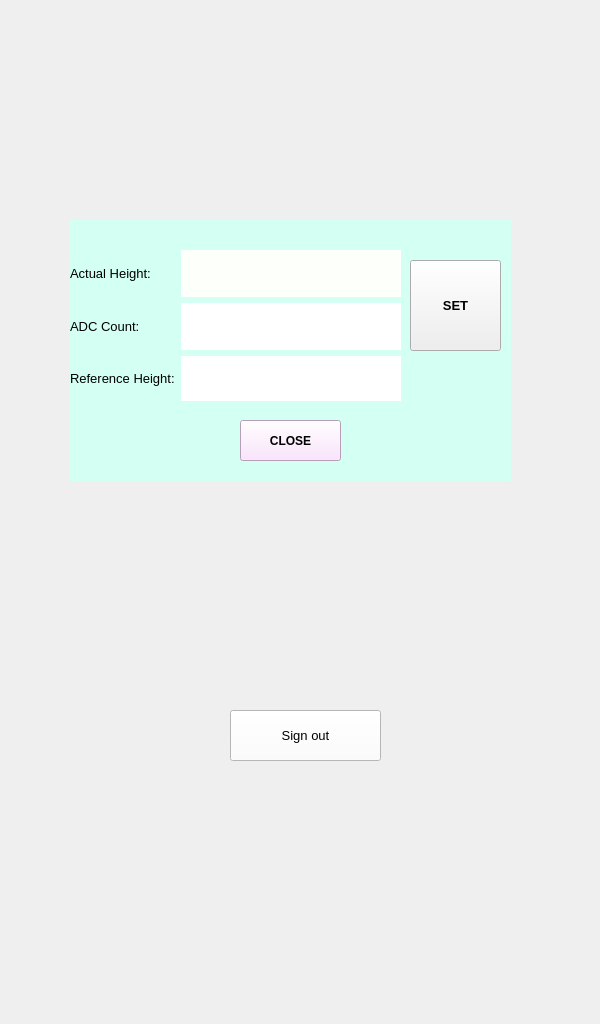
<?xml version="1.0" encoding="UTF-8"?>
<ui version="4.0">
 <class>MainWindow</class>
 <widget class="QMainWindow" name="MainWindow">
  <property name="geometry">
   <rect>
    <x>0</x>
    <y>0</y>
    <width>600</width>
    <height>1024</height>
   </rect>
  </property>
  <property name="windowTitle">
   <string>MainWindow</string>
  </property>
  <widget class="QWidget" name="centralwidget">
   <widget class="QLabel" name="label">
    <property name="geometry">
     <rect>
      <x>-5</x>
      <y>0</y>
      <width>600</width>
      <height>1024</height>
     </rect>
    </property>
    <property name="text">
     <string/>
    </property>
    <property name="pixmap">
     <pixmap>../../designs/Height_calibration.jpg</pixmap>
    </property>
    <property name="scaledContents">
     <bool>true</bool>
    </property>
    <property name="alignment">
     <set>Qt::AlignCenter</set>
    </property>
   </widget>
   <widget class="QLabel" name="bgc_lb">
    <property name="geometry">
     <rect>
      <x>70</x>
      <y>220</y>
      <width>441</width>
      <height>261</height>
     </rect>
    </property>
    <property name="styleSheet">
     <string notr="true">background-color: rgb(212, 255, 243);</string>
    </property>
    <property name="text">
     <string/>
    </property>
   </widget>
   <widget class="QPushButton" name="Close_bt">
    <property name="geometry">
     <rect>
      <x>240</x>
      <y>420</y>
      <width>101</width>
      <height>41</height>
     </rect>
    </property>
    <property name="font">
     <font>
      <pointsize>9</pointsize>
      <weight>75</weight>
      <bold>true</bold>
     </font>
    </property>
    <property name="styleSheet">
     <string notr="true">background-color: rgb(253, 221, 255);</string>
    </property>
    <property name="text">
     <string>CLOSE</string>
    </property>
   </widget>
   <widget class="QPushButton" name="Set_bt">
    <property name="geometry">
     <rect>
      <x>410</x>
      <y>260</y>
      <width>91</width>
      <height>91</height>
     </rect>
    </property>
    <property name="font">
     <font>
      <pointsize>10</pointsize>
      <weight>75</weight>
      <bold>true</bold>
     </font>
    </property>
    <property name="text">
     <string>SET</string>
    </property>
   </widget>
   <widget class="QPushButton" name="Signout_bt">
    <property name="geometry">
     <rect>
      <x>230</x>
      <y>710</y>
      <width>151</width>
      <height>51</height>
     </rect>
    </property>
    <property name="font">
     <font>
      <pointsize>10</pointsize>
     </font>
    </property>
    <property name="styleSheet">
     <string notr="true">background-color: rgb(255, 255, 255);</string>
    </property>
    <property name="text">
     <string>Sign out</string>
    </property>
   </widget>
   <widget class="QWidget" name="gridLayoutWidget">
    <property name="geometry">
     <rect>
      <x>70</x>
      <y>250</y>
      <width>331</width>
      <height>151</height>
     </rect>
    </property>
    <layout class="QGridLayout" name="gridLayout">
     <item row="1" column="1">
      <widget class="QLabel" name="Adc_val">
       <property name="styleSheet">
        <string notr="true">background-color: rgb(255, 255, 255);</string>
       </property>
       <property name="text">
        <string/>
       </property>
      </widget>
     </item>
     <item row="0" column="0">
      <widget class="QLabel" name="Ah_lb">
       <property name="font">
        <font>
         <pointsize>10</pointsize>
        </font>
       </property>
       <property name="text">
        <string>Actual Height:</string>
       </property>
      </widget>
     </item>
     <item row="1" column="0">
      <widget class="QLabel" name="Adc_lb">
       <property name="font">
        <font>
         <pointsize>10</pointsize>
        </font>
       </property>
       <property name="text">
        <string>ADC Count:</string>
       </property>
      </widget>
     </item>
     <item row="0" column="1">
      <widget class="QLabel" name="Ah_val">
       <property name="styleSheet">
        <string notr="true">background-color: rgb(253, 255, 251);</string>
       </property>
       <property name="text">
        <string/>
       </property>
      </widget>
     </item>
     <item row="2" column="0">
      <widget class="QLabel" name="RefH_lb">
       <property name="font">
        <font>
         <pointsize>10</pointsize>
        </font>
       </property>
       <property name="text">
        <string>Reference Height:</string>
       </property>
      </widget>
     </item>
     <item row="2" column="1">
      <widget class="QLineEdit" name="RefH_ip">
       <property name="minimumSize">
        <size>
         <width>161</width>
         <height>45</height>
        </size>
       </property>
       <property name="frame">
        <bool>false</bool>
       </property>
      </widget>
     </item>
    </layout>
   </widget>
  </widget>
 </widget>
 <resources/>
 <connections/>
</ui>
